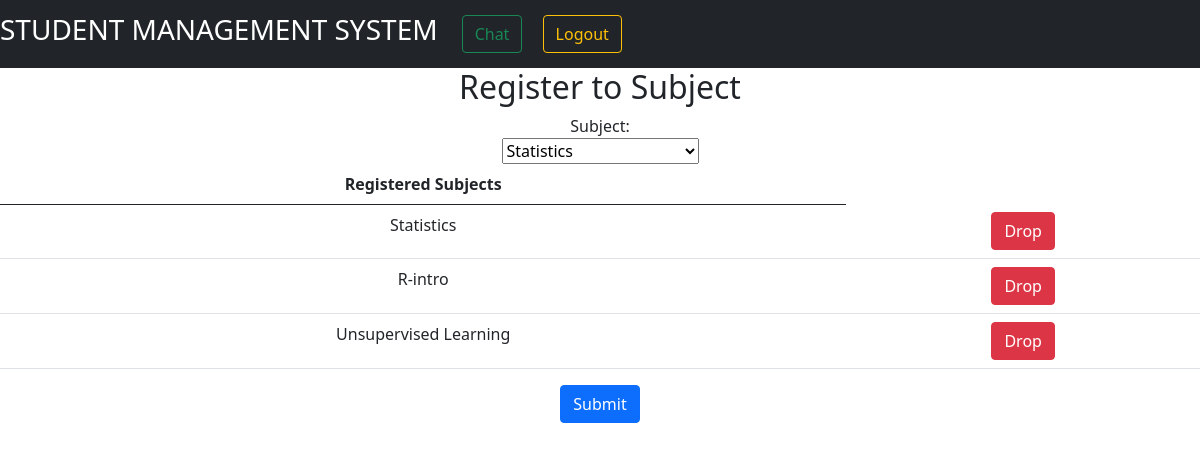
Page /subject_registration/ (signed in) on the committed database.
### StudentManagementSystem/models.py (models this page shows)
class SubjectRegistration(models.Model):
    id = models.AutoField(primary_key=True)
    student_id = models.ForeignKey(CustomUser, on_delete=models.CASCADE)
    subject_id = models.ForeignKey(Subjects, on_delete=models.CASCADE)
    created_at = models.DateTimeField(auto_now_add=True)
    objects = models.Manager()

class Subjects(models.Model):
    id = models.AutoField(primary_key=True)
    subject_name = models.CharField(max_length=255)
    course_id = models.ForeignKey(Courses, on_delete=models.CASCADE, default=1)
    created_at = models.DateTimeField(auto_now_add=True)
    updated_at = models.DateTimeField(auto_now=True)
    quota = models.FloatField(default=10)
    objects = models.Manager()

### StudentManagementSystem/studentViews.py (the view)
# urls.py: path('subject_registration/', studentViews.subject_registration, name="subject_registration"),
def subject_registration(request):
    student = CustomUser.objects.get(id=request.user.id)
    if student.user_type == "2":
        subjects = Subjects.objects.raw('SELECT * FROM StudentManagementSystem_subjects')
        registered_subjects = SubjectRegistration.objects.filter(student_id=student)
        context = {
            "subjects": subjects,
            "registered_subjects": registered_subjects
        }
        return render(request, "subject_registration.html", context)
    else:
        return render(request, 'login.html')

### templates/subject_registration.html (shortened to what this page needs)
<!DOCTYPE html>
<html lang="en">
<head>
    <link href="https://cdn.jsdelivr.net/npm/bootstrap@5.0.0-beta3/dist/css/bootstrap.min.css" rel="stylesheet">
</head>
<nav class="navbar navbar-expand-lg navbar-dark bg-dark">
    <a class="navbar-brand" href="/student_home/"><h3>STUDENT MANAGEMENT SYSTEM</h3></a>
  <div class="collapse navbar-collapse" id="navbarSupportedContent">
    <form class="form-inline my-2 my-lg-0">
        <a href="/conversations/" class="btn btn-outline-success my-1 mx-2">Chat</a>
        <a href="/logout_user" class="btn btn-outline-warning my-1 mx-2">Logout</a>
    </form>
  </div>
</nav>
<body>
    <form method="POST" action="{% url 'register_to_subject' %}">
        <div style="text-align:center">
            <h2>Register to Subject</h2>
            <label class="form-group">Subject: </label>
            <div style="text-align:center">
                <select name="subject" id="subject">
                    {% for subject in subjects %}
                        <option value="{{ subject.id }}">{{ subject.subject_name }}</option>
                    {% endfor %}
                </select>
            </div>
        </div>
        <div style="text-align:center">
            <table class="table">
                <thead>
                <tr>
                    <th>Registered Subjects</th>
                </tr>
                </thead>
                {% for row in registered_subjects %}
                <tr>
                    <td>{{ row.subject_id.subject_name }}</td>
                    <td><form method="POST" action="{% url 'unregister_subject' %}">
                        <input type="submit" value="Drop" class="btn btn-danger" id="unregister_subject"/>
                    </form></td>
                </tr>
                {% endfor %}
            </table>
        </div>
        <div style="text-align:center">
            <input type="submit" class="btn btn-primary" id="register_to_subject"/>
        </div>
    </form>
</body>
</html>

### rows in the picture
SubjectRegistration: subject_id.subject_name "Statistics"
SubjectRegistration: subject_id.subject_name "R-intro"
SubjectRegistration: subject_id.subject_name "Unsupervised Learning"

### other values in the picture
form field subject "Statistics"
